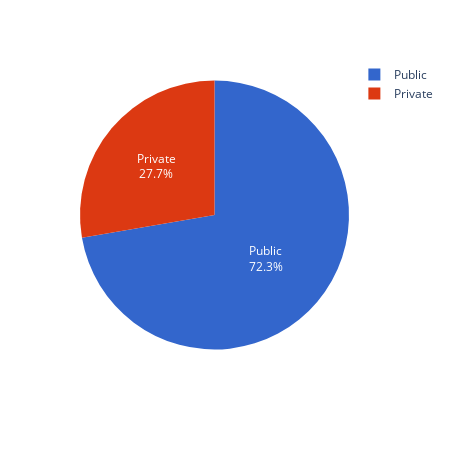

The notebook cell saved with this chart:
### Code cell
fig = _plot_pie(collection_by_private, 'count', 'private', text_inside=True)
fig.write_html(op.join(fig_dir, "02_collections_private.html"), full_html=True, include_plotlyjs=True)
fig.write_image(op.join(fig_dir, "02_collections_private.png"), scale=6)
fig.show()

### Figure 1 — Plotly figure (JSON) as saved in the notebook; plotly's stock layout.template omitted (floating-point values rounded to 4 significant figures)
{"data": [{"domain": {"x": [0, 1], "y": [0, 1]}, "hovertemplate": "private=%{label}<br>count=%{value}<extra></extra>", "labels": ["Public", "Private"], "legendgroup": "", "name": "", "showlegend": true, "textinfo": "percent+label", "textposition": "inside", "type": "pie", "values": [4251, 1630]}], "layout": {"height": 450, "legend": {"tracegroupgap": 0}, "margin": {"t": 60}, "piecolorway": ["#3366CC", "#DC3912"], "width": 450}}
